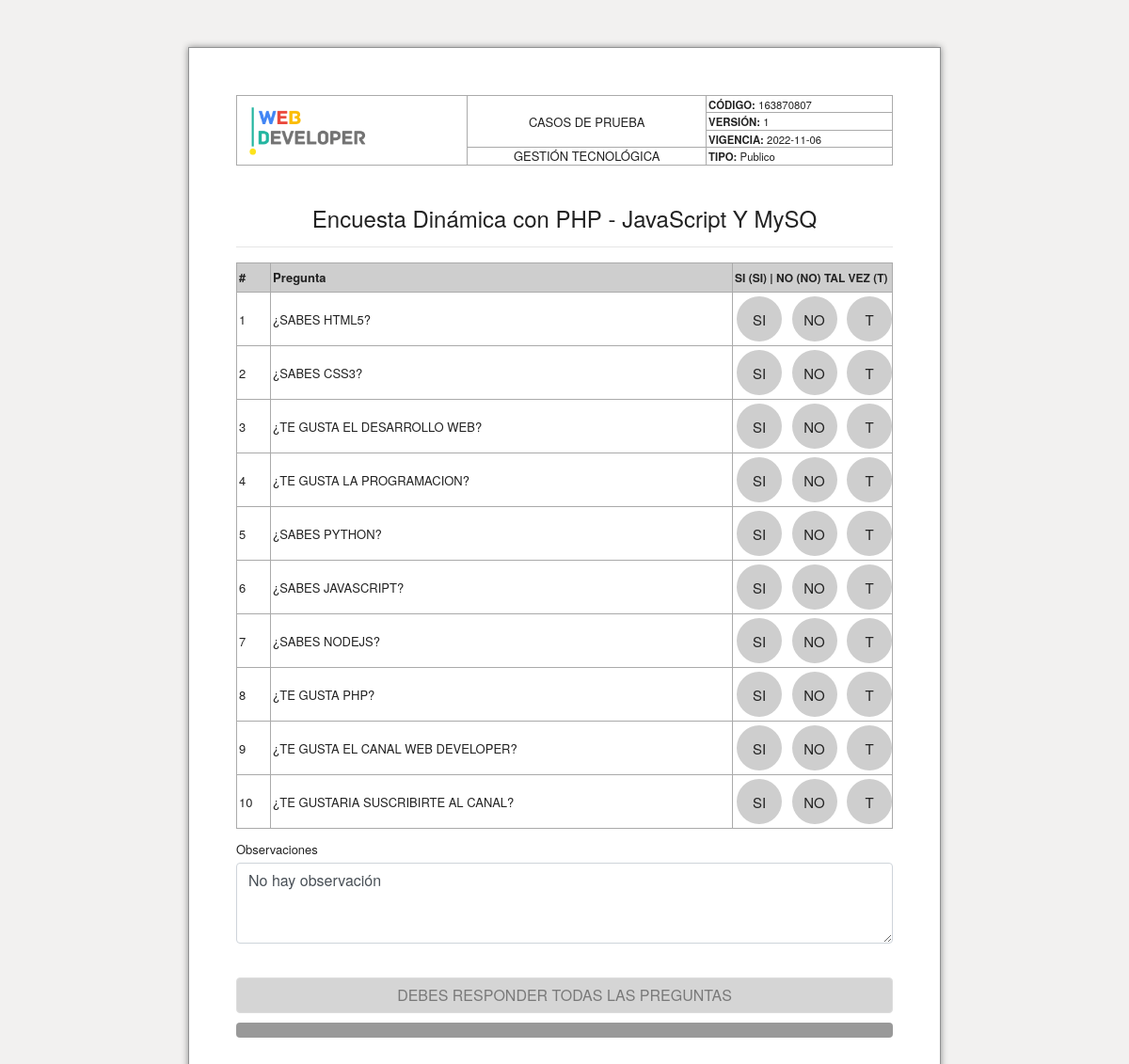
The page / on the database its author committed.
### tables this page shows
CREATE TABLE `preguntas` (
  `id` int(10) UNSIGNED NOT NULL,
  `pregunta` varchar(150) NOT NULL,
  `estatus` int(2) NOT NULL DEFAULT 1
);

### index.php (the view, shortened to what this page needs)
<!DOCTYPE html>
<html lang="es">
<head>
<link rel="stylesheet" href="https://cdn.jsdelivr.net/npm/bootstrap@4.6.2/dist/css/bootstrap.min.css">
<link rel="stylesheet" href="assets/css/encuesta.css">
</head>
<body class="loader">
<div id="mainForm">
    <div id="megadiv2">
        <table id="header">
            <tbody>
                <tr>
                    <td rowspan="4" style="text-align:center"><img src="assets/imgs/logo.png" class="logo" alt="log Web Developer"></td>
                    <td rowspan="3" class="text-center text-bold">CASOS DE PRUEBA</td>
                    <td><small><strong>CÓDIGO:</strong> <span id="codigo"><?php echo rand(); ?></span></small></td>
                </tr>
                <tr>
                    <td><small><strong>VERSIÓN:</strong> <?php echo '1'; ?></small></td>
                </tr>
                <tr>
                    <td><small><strong>VIGENCIA:</strong> <?php echo date('Y-m-d'); ?></small></td>
                </tr>
                <tr>
                    <td class="text-center text-bold">GESTIÓN TECNOLÓGICA</td>
                    <td><small><strong>TIPO:</strong> <?php echo 'Publico'; ?></small></td>
                </tr>
            </tbody>
        </table>
        <?php
        include('config.php');
        $sqlPreguntas = ("SELECT * FROM preguntas WHERE estatus='1'");
        $query = mysqli_query($con, $sqlPreguntas);
        $arrayRespuestas = array(
                "SI" => "SI",
                "NO" => "NO",
                "Tal_vez" => "T"
            );
        ?>
        <br><br>
        <h4 class="text-center">Encuesta Dinámica con PHP - JavaScript Y MySQ <hr></h1>
        <form id="formFormatoGS" onsubmit="saveformFormatoGS();return(false);">
        <table class="space padding-sm">
            <thead>
                <tr id="cabecera">
                    <th>#</th>
                    <th>Pregunta </th>
                    <th style="font-size:12px">SI (SI) | NO (NO) TAL VEZ (T)</th>
                </tr>
            </thead>
            <tbody>
            <?php
                while ($dataRow = mysqli_fetch_array($query)) { ?>
                    <tr id="pregunta_<?php echo $dataRow['id']; ?>">
                        <td><?php echo $dataRow['id']; ?></td>
                        <td><?php echo strtoupper($dataRow['pregunta']); ?></td>
                        <td width="170">
                        <p class="conteFlex">
                            <?php
                                foreach ($arrayRespuestas as $clave => $valor){ ?>
                                    <span class="class_<?php echo $dataRow['id']; ?>" id="spanId_<?php echo $dataRow['id']. '_'.$clave; ?>" onclick="respuesta('<?php echo $dataRow['id']; ?>','<?php echo $clave; ?>')">
                                        <label for="idResp_<?php echo $dataRow['id'].$clave; ?>">
                                            <?php echo ($valor); ?>
                                        </label>
                                    </span>
                            <?php } ?>
                        </p>
                        </td>
                    </tr>
                <?php } ?>
            </tbody>
        </table>
                <div class="form-group">
                <label for="observacion">Observaciones</label>
                <textarea name="observacion" class="form-control" rows="3">No hay observación</textarea>
                </div>
            <button type="submit" class="btn btn-primary" id="btnSend">DEBES RESPONDER TODAS LAS PREGUNTAS</button>
        </form>
        <div class="progress">
        </div>
    </div>
</div>
</body>
</html>

### assets/css/encuesta.css (style rules this page uses)
body { background-color: #f2f1f0; color: #222; }
body, textarea, input { color: #222; font: 13px/1 "Helvetica Neue",Arial,sans-serif; }
#mainForm { width: 750px; max-width: 800px; margin: 50px auto; background-color: #fff; box-shadow: 0 0 7px #888; padding: 50px; border: 1px solid #929394; min-height: 900px; }
.logo { display: flex; width: 150px; height: auto; }
#mainForm { width: 800px; max-width: 800px; margin: 50px auto; background-color: #fff; box-shadow: 0 0 7px #888; padding: 50px; border: 1px solid #929394; min-height: 900px; }
.conteFlex { margin: 2px; width: 100%; display: flex; justify-content: space-between; }
.conteFlex span { background-color: #cecece; width: 3rem; height: 3rem; border-radius: 50%; display: block; justify-content: center; align-items: center; text-align: center; font-size: 15px; padding: 17px 0px; }
.btn-primary { width: 100%; color: #fff; background-color: #218838; border-color: #1e7e34; margin-top:20px }
.btn.disabled, .btn[disabled], fieldset[disabled] .btn { width: 100%; color: #333; background-color: silver !important; border-color: #ccc !important; }
.form-group { margin-top: 15px !important; }
#cabecera { background-color: #cecece; line-height: 2; }
table { border-collapse: collapse; border-spacing: 0; width: 100%; background-color: transparent; }
td, th { padding: 2px; border: 1px solid #aaa !important; }
.progress { margin-top:10px; background-color: #999 !important; }

### rows shown on the page
preguntas: id "1", pregunta "¿SABES HTML5?", valor "SI", valor "NO", valor "T"
preguntas: id "2", pregunta "¿SABES CSS3?", valor "SI", valor "NO", valor "T"
preguntas: id "3", pregunta "¿TE GUSTA EL DESARROLLO WEB?", valor "SI", valor "NO", valor "T"
preguntas: id "4", pregunta "¿TE GUSTA LA PROGRAMACION?", valor "SI", valor "NO", valor "T"
preguntas: id "5", pregunta "¿SABES PYTHON?", valor "SI", valor "NO", valor "T"
preguntas: id "6", pregunta "¿SABES JAVASCRIPT?", valor "SI", valor "NO", valor "T"
preguntas: id "7", pregunta "¿SABES NODEJS?", valor "SI", valor "NO", valor "T"
preguntas: id "8", pregunta "¿TE GUSTA PHP?", valor "SI", valor "NO", valor "T"
preguntas: id "9", pregunta "¿TE GUSTA EL CANAL WEB DEVELOPER?", valor "SI", valor "NO", valor "T"
preguntas: id "10", pregunta "¿TE GUSTARIA SUSCRIBIRTE AL CANAL?", valor "SI", valor "NO", valor "T"
